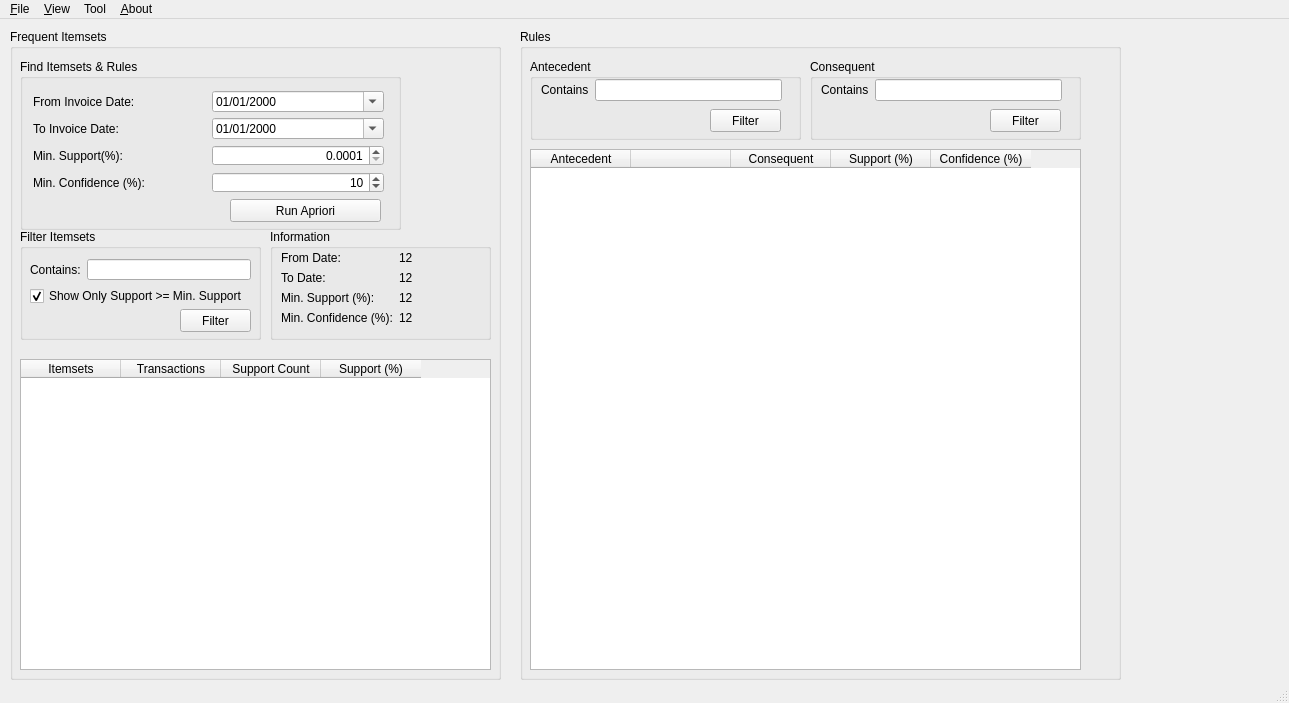
<?xml version="1.0" encoding="UTF-8"?>
<ui version="4.0">
 <class>MainWindow</class>
 <widget class="QMainWindow" name="MainWindow">
  <property name="geometry">
   <rect>
    <x>0</x>
    <y>0</y>
    <width>1289</width>
    <height>703</height>
   </rect>
  </property>
  <property name="windowTitle">
   <string>MainWindow</string>
  </property>
  <widget class="QWidget" name="centralwidget">
   <widget class="QGroupBox" name="groupBox_3">
    <property name="geometry">
     <rect>
      <x>10</x>
      <y>10</y>
      <width>491</width>
      <height>651</height>
     </rect>
    </property>
    <property name="title">
     <string>Frequent Itemsets</string>
    </property>
    <widget class="QGroupBox" name="groupBox_4">
     <property name="geometry">
      <rect>
       <x>10</x>
       <y>30</y>
       <width>381</width>
       <height>171</height>
      </rect>
     </property>
     <property name="title">
      <string>Find Itemsets &amp;&amp; Rules</string>
     </property>
     <widget class="QPushButton" name="btnRunApriori">
      <property name="geometry">
       <rect>
        <x>210</x>
        <y>140</y>
        <width>151</width>
        <height>23</height>
       </rect>
      </property>
      <property name="text">
       <string>Run Apriori</string>
      </property>
     </widget>
     <widget class="QWidget" name="layoutWidget">
      <property name="geometry">
       <rect>
        <x>13</x>
        <y>32</y>
        <width>351</width>
        <height>102</height>
       </rect>
      </property>
      <layout class="QHBoxLayout" name="horizontalLayout">
       <item>
        <layout class="QVBoxLayout" name="verticalLayout_2">
         <item>
          <widget class="QLabel" name="label">
           <property name="text">
            <string>From Invoice Date:</string>
           </property>
          </widget>
         </item>
         <item>
          <widget class="QLabel" name="label_2">
           <property name="text">
            <string>To Invoice Date:</string>
           </property>
          </widget>
         </item>
         <item>
          <widget class="QLabel" name="lblMinSupport">
           <property name="text">
            <string>Min. Support(%):</string>
           </property>
          </widget>
         </item>
         <item>
          <widget class="QLabel" name="lblMaxNumItemsets">
           <property name="text">
            <string>Min. Confidence (%):</string>
           </property>
          </widget>
         </item>
        </layout>
       </item>
       <item>
        <layout class="QVBoxLayout" name="verticalLayout">
         <item>
          <widget class="QDateEdit" name="txtFromDate">
           <property name="displayFormat">
            <string>MM/dd/yyyy</string>
           </property>
           <property name="calendarPopup">
            <bool>true</bool>
           </property>
          </widget>
         </item>
         <item>
          <widget class="QDateEdit" name="txtToDate">
           <property name="displayFormat">
            <string>MM/dd/yyyy</string>
           </property>
           <property name="calendarPopup">
            <bool>true</bool>
           </property>
          </widget>
         </item>
         <item>
          <widget class="QDoubleSpinBox" name="minSupportSpinBox">
           <property name="layoutDirection">
            <enum>Qt::LeftToRight</enum>
           </property>
           <property name="alignment">
            <set>Qt::AlignRight|Qt::AlignTrailing|Qt::AlignVCenter</set>
           </property>
           <property name="decimals">
            <number>4</number>
           </property>
           <property name="minimum">
            <double>0.000100000000000</double>
           </property>
           <property name="maximum">
            <double>100.000000000000000</double>
           </property>
           <property name="singleStep">
            <double>0.000100000000000</double>
           </property>
          </widget>
         </item>
         <item>
          <widget class="QDoubleSpinBox" name="minConfSpinBox">
           <property name="layoutDirection">
            <enum>Qt::LeftToRight</enum>
           </property>
           <property name="alignment">
            <set>Qt::AlignRight|Qt::AlignTrailing|Qt::AlignVCenter</set>
           </property>
           <property name="decimals">
            <number>0</number>
           </property>
           <property name="minimum">
            <double>1.000000000000000</double>
           </property>
           <property name="maximum">
            <double>100.000000000000000</double>
           </property>
           <property name="singleStep">
            <double>1.000000000000000</double>
           </property>
           <property name="value">
            <double>10.000000000000000</double>
           </property>
          </widget>
         </item>
        </layout>
       </item>
      </layout>
     </widget>
    </widget>
    <widget class="QTableWidget" name="itemsetTableWidget">
     <property name="geometry">
      <rect>
       <x>10</x>
       <y>330</y>
       <width>471</width>
       <height>311</height>
      </rect>
     </property>
     <column>
      <property name="text">
       <string>Itemsets</string>
      </property>
     </column>
     <column>
      <property name="text">
       <string>Transactions</string>
      </property>
     </column>
     <column>
      <property name="text">
       <string>Support Count</string>
      </property>
     </column>
     <column>
      <property name="text">
       <string>Support (%)</string>
      </property>
     </column>
    </widget>
    <widget class="QGroupBox" name="groupBox_5">
     <property name="geometry">
      <rect>
       <x>10</x>
       <y>200</y>
       <width>241</width>
       <height>111</height>
      </rect>
     </property>
     <property name="title">
      <string>Filter Itemsets</string>
     </property>
     <widget class="QPushButton" name="btnFilterItemset">
      <property name="geometry">
       <rect>
        <x>160</x>
        <y>80</y>
        <width>71</width>
        <height>23</height>
       </rect>
      </property>
      <property name="text">
       <string>Filter</string>
      </property>
     </widget>
     <widget class="QWidget" name="layoutWidget">
      <property name="geometry">
       <rect>
        <x>10</x>
        <y>30</y>
        <width>221</width>
        <height>47</height>
       </rect>
      </property>
      <layout class="QVBoxLayout" name="verticalLayout_3">
       <item>
        <layout class="QHBoxLayout" name="horizontalLayout_3">
         <item>
          <widget class="QLabel" name="label_6">
           <property name="text">
            <string>Contains:</string>
           </property>
          </widget>
         </item>
         <item>
          <widget class="QLineEdit" name="txtFilterContains"/>
         </item>
        </layout>
       </item>
       <item>
        <widget class="QCheckBox" name="chkShow">
         <property name="text">
          <string>Show Only Support &gt;= Min. Support</string>
         </property>
         <property name="checked">
          <bool>true</bool>
         </property>
        </widget>
       </item>
      </layout>
     </widget>
    </widget>
    <widget class="QGroupBox" name="groupBox_8">
     <property name="geometry">
      <rect>
       <x>260</x>
       <y>200</y>
       <width>221</width>
       <height>111</height>
      </rect>
     </property>
     <property name="title">
      <string>Information</string>
     </property>
     <widget class="QWidget" name="layoutWidget">
      <property name="geometry">
       <rect>
        <x>11</x>
        <y>22</y>
        <width>201</width>
        <height>74</height>
       </rect>
      </property>
      <layout class="QHBoxLayout" name="horizontalLayout_2">
       <item>
        <layout class="QVBoxLayout" name="verticalLayout_4">
         <item>
          <widget class="QLabel" name="label_3">
           <property name="text">
            <string>From Date:</string>
           </property>
          </widget>
         </item>
         <item>
          <widget class="QLabel" name="label_4">
           <property name="text">
            <string>To Date:</string>
           </property>
          </widget>
         </item>
         <item>
          <widget class="QLabel" name="lblMinSupportFilter_2">
           <property name="text">
            <string>Min. Support (%):</string>
           </property>
          </widget>
         </item>
         <item>
          <widget class="QLabel" name="lblMinSupportFilter_3">
           <property name="text">
            <string>Min. Confidence (%):</string>
           </property>
          </widget>
         </item>
        </layout>
       </item>
       <item>
        <layout class="QVBoxLayout" name="verticalLayout_5">
         <item>
          <widget class="QLabel" name="lblFomDateFilter">
           <property name="text">
            <string>12</string>
           </property>
          </widget>
         </item>
         <item>
          <widget class="QLabel" name="lblToDateFilter">
           <property name="text">
            <string>12</string>
           </property>
          </widget>
         </item>
         <item>
          <widget class="QLabel" name="lblMinSupportFilter">
           <property name="text">
            <string>12</string>
           </property>
          </widget>
         </item>
         <item>
          <widget class="QLabel" name="lblMinConfFilter">
           <property name="text">
            <string>12</string>
           </property>
          </widget>
         </item>
        </layout>
       </item>
      </layout>
     </widget>
    </widget>
   </widget>
   <widget class="QGroupBox" name="groupBox_6">
    <property name="geometry">
     <rect>
      <x>520</x>
      <y>10</y>
      <width>601</width>
      <height>651</height>
     </rect>
    </property>
    <property name="title">
     <string>Rules</string>
    </property>
    <widget class="QTableWidget" name="rulesTableWidget">
     <property name="geometry">
      <rect>
       <x>10</x>
       <y>120</y>
       <width>551</width>
       <height>521</height>
      </rect>
     </property>
     <column>
      <property name="text">
       <string>Antecedent</string>
      </property>
     </column>
     <column>
      <property name="text">
       <string/>
      </property>
     </column>
     <column>
      <property name="text">
       <string>Consequent</string>
      </property>
     </column>
     <column>
      <property name="text">
       <string>Support (%)</string>
      </property>
     </column>
     <column>
      <property name="text">
       <string>Confidence (%)</string>
      </property>
     </column>
    </widget>
    <widget class="QGroupBox" name="groupBox_9">
     <property name="geometry">
      <rect>
       <x>10</x>
       <y>30</y>
       <width>271</width>
       <height>81</height>
      </rect>
     </property>
     <property name="title">
      <string>Antecedent</string>
     </property>
     <widget class="QPushButton" name="btnFilterAnt">
      <property name="geometry">
       <rect>
        <x>180</x>
        <y>50</y>
        <width>71</width>
        <height>23</height>
       </rect>
      </property>
      <property name="text">
       <string>Filter</string>
      </property>
     </widget>
     <widget class="QWidget" name="layoutWidget">
      <property name="geometry">
       <rect>
        <x>11</x>
        <y>20</y>
        <width>241</width>
        <height>22</height>
       </rect>
      </property>
      <layout class="QHBoxLayout" name="horizontalLayout_5">
       <item>
        <widget class="QLabel" name="label_11">
         <property name="text">
          <string>Contains</string>
         </property>
        </widget>
       </item>
       <item>
        <widget class="QLineEdit" name="txtFilterContainAnt"/>
       </item>
      </layout>
     </widget>
    </widget>
    <widget class="QGroupBox" name="groupBox_10">
     <property name="geometry">
      <rect>
       <x>290</x>
       <y>30</y>
       <width>271</width>
       <height>81</height>
      </rect>
     </property>
     <property name="title">
      <string>Consequent</string>
     </property>
     <widget class="QPushButton" name="btnFilterConseq">
      <property name="geometry">
       <rect>
        <x>180</x>
        <y>50</y>
        <width>71</width>
        <height>23</height>
       </rect>
      </property>
      <property name="text">
       <string>Filter</string>
      </property>
     </widget>
     <widget class="QWidget" name="layoutWidget">
      <property name="geometry">
       <rect>
        <x>11</x>
        <y>20</y>
        <width>241</width>
        <height>22</height>
       </rect>
      </property>
      <layout class="QHBoxLayout" name="horizontalLayout_4">
       <item>
        <widget class="QLabel" name="label_12">
         <property name="text">
          <string>Contains</string>
         </property>
        </widget>
       </item>
       <item>
        <widget class="QLineEdit" name="txtFilterContainConsq"/>
       </item>
      </layout>
     </widget>
    </widget>
   </widget>
  </widget>
  <widget class="QMenuBar" name="menubar">
   <property name="geometry">
    <rect>
     <x>0</x>
     <y>0</y>
     <width>1289</width>
     <height>21</height>
    </rect>
   </property>
   <widget class="QMenu" name="menu_File">
    <property name="title">
     <string>&amp;File</string>
    </property>
    <addaction name="action_Exit"/>
   </widget>
   <widget class="QMenu" name="menu_View">
    <property name="title">
     <string>&amp;View</string>
    </property>
    <addaction name="actionItem_List"/>
    <addaction name="actionSales_Transaction"/>
    <addaction name="actionReports"/>
    <addaction name="separator"/>
    <addaction name="actionActivity_Log"/>
   </widget>
   <widget class="QMenu" name="menu_About">
    <property name="title">
     <string>&amp;About</string>
    </property>
   </widget>
   <widget class="QMenu" name="menuTool">
    <property name="title">
     <string>Tool</string>
    </property>
    <addaction name="actionImport_Items"/>
   </widget>
   <addaction name="menu_File"/>
   <addaction name="menu_View"/>
   <addaction name="menuTool"/>
   <addaction name="menu_About"/>
  </widget>
  <widget class="QStatusBar" name="statusbar"/>
  <action name="action_Exit">
   <property name="text">
    <string>&amp;Exit</string>
   </property>
  </action>
  <action name="action_Open">
   <property name="text">
    <string>&amp;Open</string>
   </property>
  </action>
  <action name="action_New">
   <property name="text">
    <string>&amp;New</string>
   </property>
  </action>
  <action name="action_Save">
   <property name="text">
    <string>&amp;Save</string>
   </property>
  </action>
  <action name="actionImport_Items">
   <property name="text">
    <string>Import Data</string>
   </property>
  </action>
  <action name="actionImport_Transaction_Sales">
   <property name="text">
    <string>Import Transaction Sales</string>
   </property>
  </action>
  <action name="actionItem_List">
   <property name="text">
    <string>Item List</string>
   </property>
  </action>
  <action name="actionSales_Transaction">
   <property name="text">
    <string>Sales Transaction</string>
   </property>
  </action>
  <action name="actionActivity_Log">
   <property name="text">
    <string>Activity Log</string>
   </property>
  </action>
  <action name="actionReports">
   <property name="text">
    <string>Reports</string>
   </property>
  </action>
 </widget>
 <resources/>
 <connections/>
</ui>
